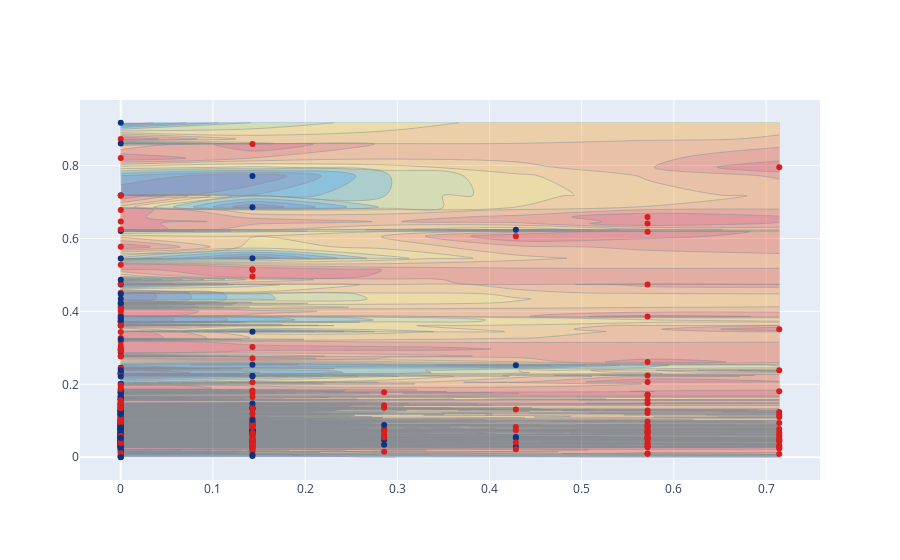

The notebook cell saved with this chart:
### Code cell
# 5. Visualizations
from plotly.subplots import make_subplots
import plotly.graph_objects as go


df_filtered_nor_sample = df_filtered_nor.sample(500) #This randomly selects 500 rows from the normalized DataFrame

X_val = df_filtered_nor_sample.drop(['vendor_id'], axis=1)
y_val = df_filtered_nor_sample['vendor_id']


def iscorrect(x):
    return "circle" if x else "x"


iscorrectv = np.vectorize(iscorrect)
fig = make_subplots(rows=1, cols=1)

y_pred = model.predict(X_val)

fig.add_trace(go.Contour( #decision boundary 
    x=X_val['passenger_count'],
    y=X_val['Distance_KM'],
    z=y_pred,
    showscale=False,
    opacity=0.40,
    colorscale='portland'
), row=1, col=1)

fig.add_trace(go.Scatter(
    x=X_val['passenger_count'],
    y=X_val['Distance_KM'],
    mode='markers',
    marker_symbol=iscorrectv(y_val == y_pred),
    text=y_val,
    marker=dict(
        color=y_val,
        colorscale='portland'
    )
), row=1, col=1)
#the model thinks Vendor 0 should be (e.g., blue) and where Vendor 1 should be (e.g., red).
#fig.update_layout(showlegend=False)

fig.show()

### Figure 1 — Plotly figure (JSON) as saved in the notebook; plotly's stock layout.template omitted (floating-point values rounded to 4 significant figures; data arrays with more than 128 entries replaced by an {"elided": "..."} marker saying what was removed)
{"data": [{"colorscale": [[0, "rgb(12,51,131)"], [0.25, "rgb(10,136,186)"], [0.5, "rgb(242,211,56)"], [0.75, "rgb(242,143,56)"], [1, "rgb(217,30,30)"]], "opacity": 0.4, "showscale": false, "type": "contour", "x": {"elided": "500 float values"}, "xaxis": "x", "y": {"elided": "500 float values"}, "yaxis": "y", "z": {"elided": "500 int values"}}, {"marker": {"color": {"elided": "500 int values"}, "colorscale": [[0, "rgb(12,51,131)"], [0.25, "rgb(10,136,186)"], [0.5, "rgb(242,211,56)"], [0.75, "rgb(242,143,56)"], [1, "rgb(217,30,30)"]], "symbol": {"elided": "500 str values"}}, "mode": "markers", "text": {"elided": "500 int values"}, "type": "scatter", "x": {"elided": "500 float values"}, "xaxis": "x", "y": {"elided": "500 float values"}, "yaxis": "y"}], "layout": {"xaxis": {"anchor": "y", "domain": [0, 1]}, "yaxis": {"anchor": "x", "domain": [0, 1]}}}
